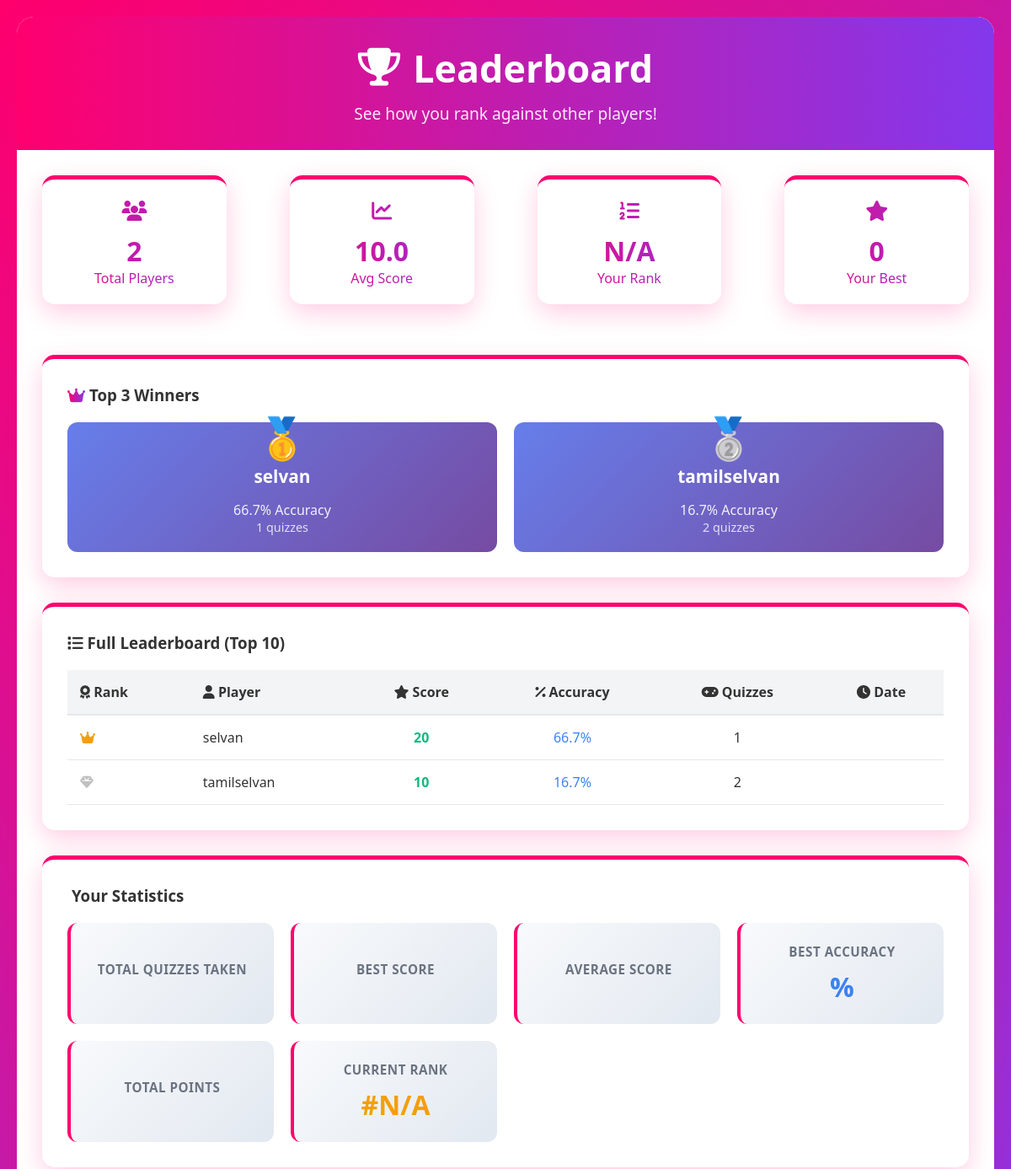
The page /leaderboard (upper part) on the database as committed earlier.
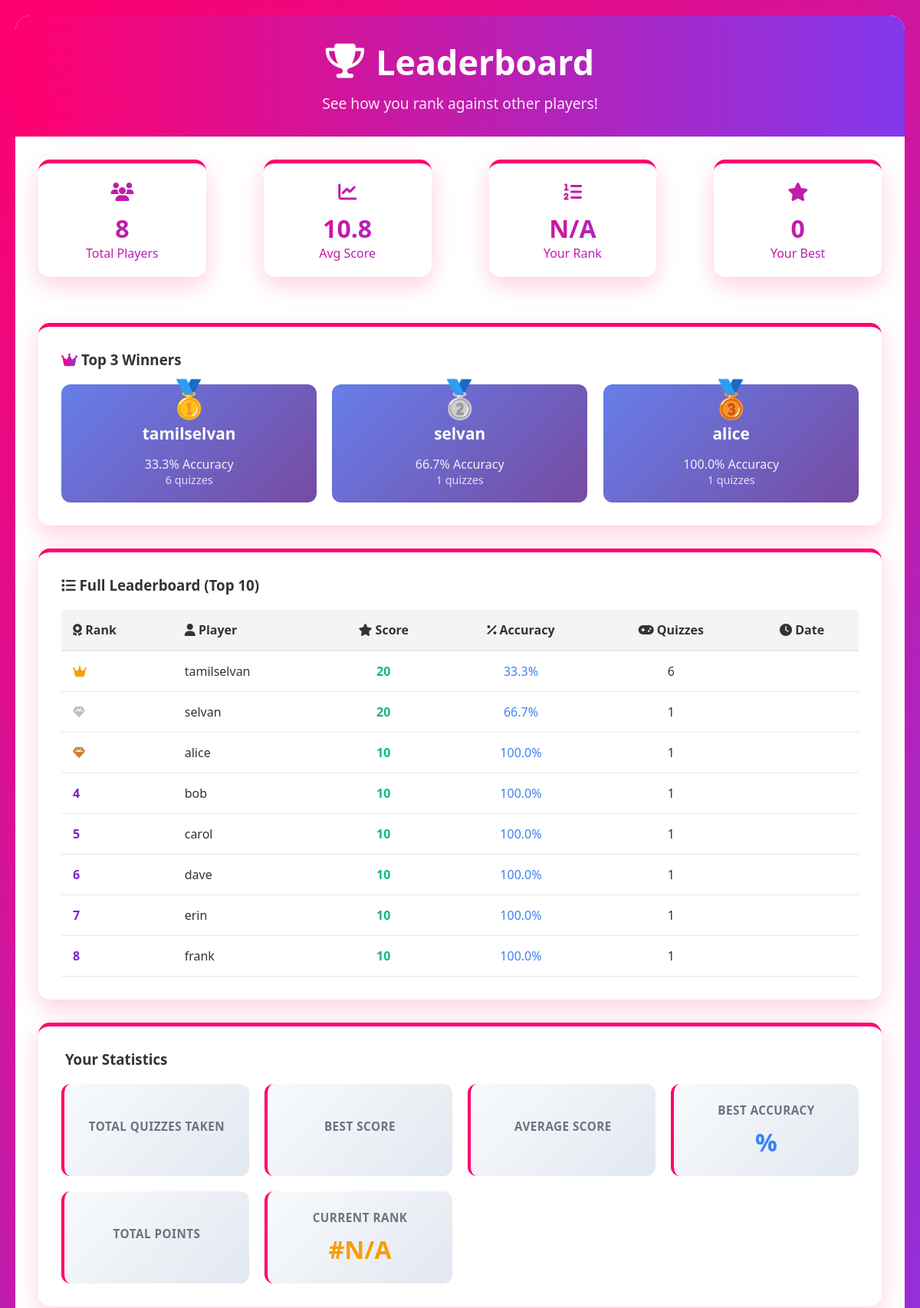
The same page on the database as committed later.
### tables this page shows
CREATE TABLE results (
	id INTEGER NOT NULL, 
	user_id INTEGER NOT NULL, 
	username VARCHAR(80) NOT NULL, 
	emotion VARCHAR(50) NOT NULL, 
	score INTEGER NOT NULL, 
	total_questions INTEGER NOT NULL, 
	correct_answers INTEGER NOT NULL, 
	time_taken INTEGER, 
	created_at DATETIME, 
	PRIMARY KEY (id), 
	FOREIGN KEY(user_id) REFERENCES users (id)
);

### app.py (the view, shortened to what this page needs)
@app.route('/leaderboard')
def leaderboard():
    conn = get_db()
    cur = conn.execute("SELECT user_id, username, score, correct_answers, total_questions FROM results")
    rows = cur.fetchall()
    conn.close()
    total_players = len(set(r['user_id'] for r in rows))
    avg_score = sum(r['score'] for r in rows) / len(rows) if rows else 0
    player_best = {}
    for r in rows:
        uid = r['user_id']
        if uid not in player_best:
            player_best[uid] = {
                'username': r['username'],
                'best_score': r['score'],
                'total_score': r['score'],
                'total_quizzes': 1,
                'correct_answers': r['correct_answers'],
                'total_questions': r['total_questions']
            }
        else:
            stats = player_best[uid]
            stats['best_score'] = max(stats['best_score'], r['score'])
            stats['total_score'] += r['score']
            stats['total_quizzes'] += 1
            stats['correct_answers'] += r['correct_answers']
            stats['total_questions'] += r['total_questions']
    leaderboard = []
    for uid, stats in player_best.items():
        acc = (stats['correct_answers'] / stats['total_questions'] * 100) if stats['total_questions'] else 0
        leaderboard.append({
            'user_id': uid,
            'username': stats['username'],
            'best_score': stats['best_score'],
            'total_score': stats['total_score'],
            'accuracy': round(acc,1),
            'quiz_count': stats['total_quizzes'],
            'is_current_user': session.get('user_id') == uid
        })
    leaderboard.sort(key=lambda x: (x['best_score'], x['total_score']), reverse=True)
    top_players = leaderboard[:3]
    your_rank = 'N/A'; your_best_score = 0
    your_stats = None
    return render_template('leaderboard.html',
                         total_players=total_players,
                         avg_score=round(avg_score,1),
                         your_rank=your_rank,
                         your_best_score=your_best_score,
                         top_players=top_players,
                         leaderboard=leaderboard,
                         your_stats=your_stats,
                         username=session.get('username','Guest'))

### app.py (called while the page is built)
def get_db():
    conn = sqlite3.connect(DATABASE)
    conn.row_factory = sqlite3.Row
    return conn

### templates/leaderboard.html (shortened to what the changed rows need)
<!DOCTYPE html>
<html lang="en">
<head>
    <link rel="stylesheet" href="{{ url_for('static', filename='style.css') }}">
    <link rel="stylesheet" href="https://cdnjs.cloudflare.com/ajax/libs/font-awesome/6.4.0/css/all.min.css">
</head>
<body>
    <div class="container">
        <header class="header slide-down">
            <h1><i class="fas fa-trophy bounce"></i> Leaderboard</h1>
        </header>
        <div class="leaderboard-container">
            <div style="display: grid; grid-template-columns: repeat(auto-fit, minmax(150px, 1fr)); gap: 15px; margin-bottom: 30px;">
                <div class="card text-gradient card-entrance stagger-1" style="animation-delay: 0.1s; text-align: center; padding: 20px;">
                    <h3 style="font-size: 1.5rem; margin-bottom: 10px;"><i class="fas fa-users pulse"></i></h3>
                    <div style="font-size: 2rem; font-weight: bold; color: #7e22ce;">{{ total_players }}</div>
                    <p>Total Players</p>
                </div>
                <div class="card text-gradient card-entrance stagger-2" style="animation-delay: 0.2s; text-align: center; padding: 20px;">
                    <h3 style="font-size: 1.5rem; margin-bottom: 10px;"><i class="fas fa-chart-line swing"></i></h3>
                    <div style="font-size: 2rem; font-weight: bold; color: #10b981;">{{ avg_score }}</div>
                    <p>Avg Score</p>
                </div>
            </div>
            {% if top_players %}
            <div class="card card-entrance slide-left stagger-1" style="animation-delay: 0.5s; margin-bottom: 30px;">
                <div style="display: grid; grid-template-columns: repeat(auto-fit, minmax(250px, 1fr)); gap: 20px; margin-top: 20px;">
                    {% for player in top_players[:3] %}
                    <div class="bounce-in stagger-{{ loop.index }}" style="animation-delay: {{ 0.6 + loop.index * 0.1 }}s;">
                        <div style="background: linear-gradient(135deg, #667eea 0%, #764ba2 100%); border-radius: 12px; padding: 20px; color: white; text-align: center; position: relative;">
                            {% if loop.index == 1 %}
                            <div style="position: absolute; top: -15px; left: 50%; transform: translateX(-50%); font-size: 3rem;">🥇</div>
                            {% elif loop.index == 2 %}
                            <div style="position: absolute; top: -15px; left: 50%; transform: translateX(-50%); font-size: 3rem;">🥈</div>
                            {% else %}
                            <div style="position: absolute; top: -15px; left: 50%; transform: translateX(-50%); font-size: 3rem;">🥉</div>
                            {% endif %}
                            <h4 style="margin-top: 30px; font-size: 1.3rem;">{{ player.username }}</h4>
                            <p style="opacity: 0.9;">{{ player.accuracy }}% Accuracy</p>
                            <p style="opacity: 0.8; font-size: 0.9rem;">{{ player.quiz_count }} quizzes</p>
                        </div>
                    </div>
                    {% endfor %}
                </div>
            </div>
            {% endif %}
            <div class="card card-entrance" style="animation-delay: 0.6s;">
                <div style="overflow-x: auto; margin-top: 20px;">
                    <table style="width: 100%; border-collapse: collapse;">
                        <thead>
                            <tr style="background: #f3f4f6; border-bottom: 2px solid #e5e7eb;">
                                <th style="padding: 15px; text-align: left; font-weight: bold;"><i class="fas fa-award"></i> Rank</th>
                                <th style="padding: 15px; text-align: left; font-weight: bold;"><i class="fas fa-user"></i> Player</th>
                                <th style="padding: 15px; text-align: center; font-weight: bold;"><i class="fas fa-star"></i> Score</th>
                                <th style="padding: 15px; text-align: center; font-weight: bold;"><i class="fas fa-percent"></i> Accuracy</th>
                                <th style="padding: 15px; text-align: center; font-weight: bold;"><i class="fas fa-gamepad"></i> Quizzes</th>
                                <th style="padding: 15px; text-align: center; font-weight: bold;"><i class="fas fa-clock"></i> Date</th>
                            </tr>
                        </thead>
                        <tbody>
                            {% for player in leaderboard %}
                            <tr class="bounce-in stagger-{{ loop.index }}" style="animation-delay: {{ 0.1 * loop.index }}s; border-bottom: 1px solid #e5e7eb; {% if player.is_current_user %}background: #fef3c7; {% endif %}">
                                <td style="padding: 15px; font-weight: bold; color: #7e22ce;">
                                    {% if loop.index == 1 %}<i class="fas fa-crown" style="color: #f59e0b;"></i>{% elif loop.index == 2 %}<i class="fas fa-gem" style="color: #c0c0c0;"></i>{% elif loop.index == 3 %}<i class="fas fa-gem" style="color: #cd7f32;"></i>{% else %}{{ loop.index }}{% endif %}
                                </td>
                                <td style="padding: 15px;">
                                    {% if player.is_current_user %}<strong style="color: #7e22ce;">{{ player.username }} (You)</strong>{% else %}{{ player.username }}{% endif %}
                                </td>
                                <td style="padding: 15px; text-align: center; font-weight: bold; color: #10b981;">{{ player.best_score }}</td>
                                <td style="padding: 15px; text-align: center; color: #3b82f6;">{{ player.accuracy }}%</td>
                                <td style="padding: 15px; text-align: center;">{{ player.quiz_count }}</td>
                                <td style="padding: 15px; text-align: center; font-size: 0.9rem; color: #6b7280;">{{ player.last_quiz_date }}</td>
                            </tr>
                            {% endfor %}
                        </tbody>
                    </table>
                </div>
            </div>
        </div>
    </div>
</body>
</html>

Rows that differ between the two databases and show on the page:
shown differently, row unchanged: results "tamilselvan": accuracy "16.7" → "33.3"; quiz_count "2" → "6"; best_score "10" → "20"; text "🥈" → "🥇"; moves up the list
computed for results "selvan": text "🥇" → "🥈"
added results: username "alice", accuracy "100.0", quiz_count "1", best_score "10"
added results: username "bob", best_score "10", accuracy "100.0", quiz_count "1", shown under "Full Leaderboard (Top 10)"
added results: username "carol", best_score "10", accuracy "100.0", quiz_count "1", shown under "Full Leaderboard (Top 10)"
added results: username "dave", best_score "10", accuracy "100.0", quiz_count "1", shown under "Full Leaderboard (Top 10)"
added results: username "erin", best_score "10", accuracy "100.0", quiz_count "1", shown under "Full Leaderboard (Top 10)"
added results: username "frank", best_score "10", accuracy "100.0", quiz_count "1", shown under "Full Leaderboard (Top 10)"
Other text that changed with them:
{{ total_players }}: "2" → "8"
{{ avg_score }}: "10.0" → "10.8"
